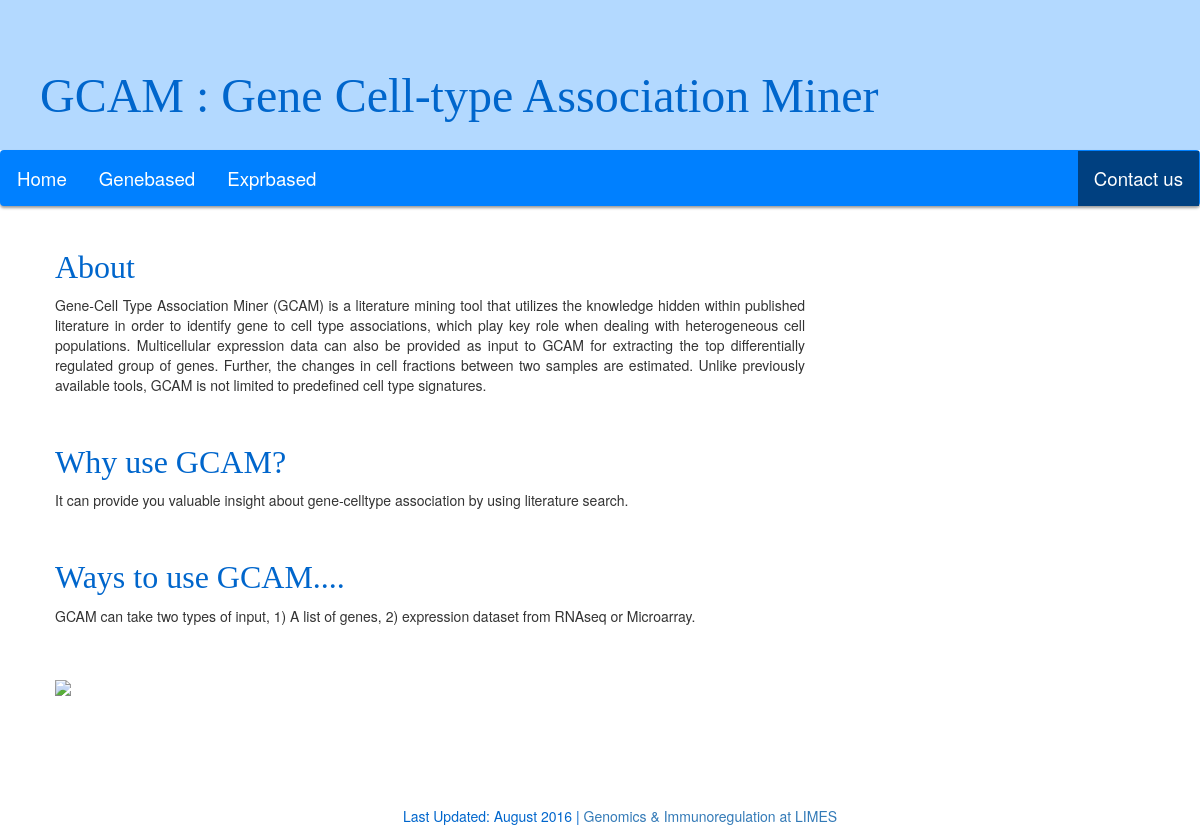
The page /gcam/ on the database as committed earlier.
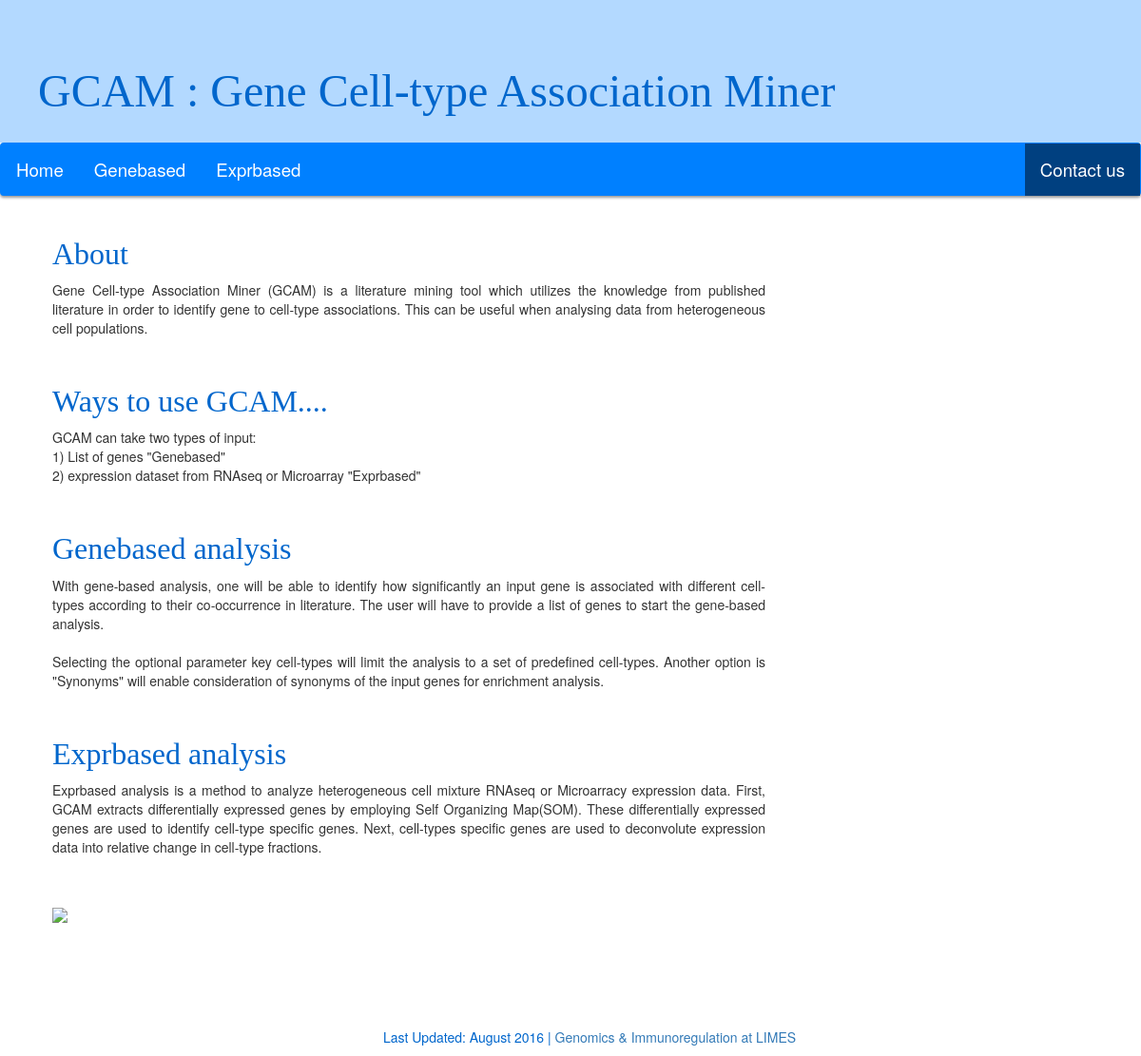
The same page on the database as committed later.
### blog/models.py (models this page shows, shortened)
class Post(models.Model):
    author = models.ForeignKey('auth.User')
    title = models.CharField(max_length=200)
    text = models.TextField()
    created_date = models.DateTimeField(default=timezone.now)
    published_date = models.DateTimeField(blank=True, null=True)

### blog/views.py (the view)
# urls.py: url(r'^gcam/$', views.posts, name='posts'),
def posts(request):
    posts = Post.objects.all()
    return render(request, 'blog/posts.html', {'posts': posts})

### blog/templates/blog/posts.html
<!DOCTYPE html>
{% extends 'blog/base.html' %}
{% block content %}
{% load static %}
    <div class="content container">
        <div class="row">
            <div class="col-md-8">
                {% for post in posts %}
                <div class="post">
                <h1>{{post.title}}</h1>
                <p align="justify">{{ post.text|linebreaksbr }}</p>
                </div>
                {%  endfor %}
                <img src="{% static 'gcam_overview.png' %}" width="100%"/>
            </div>
        </div>
    </div>
{% endblock %}

### blog/templates/blog/base.html (shortened to what this page needs)
{% load staticfiles %}
<html lang="en">
<head>
    <link rel="stylesheet" href="//maxcdn.bootstrapcdn.com/bootstrap/3.2.0/css/bootstrap.min.css">
    <link rel="stylesheet" href="//maxcdn.bootstrapcdn.com/bootstrap/3.2.0/css/bootstrap-theme.min.css">
    <link rel="stylesheet" href="https://cdn.datatables.net/1.10.12/css/jquery.dataTables.min.css">
    <link rel="stylesheet" href="{% static 'css/blog.css' %}">
</head>
<body>
    <header>
        <h1>GCAM : Gene Cell-type Association Miner</h1>
    </header>
    <div class="navbar">
         <ul>
          <li><a href="{% url 'blog.views.posts' %}">Home</a></li>
          <li><a href="{% url 'blog.views.genebased' %}">Genebased</a></li>
          <li><a href="{% url 'blog.views.exprbased' %}">Exprbased</a></li>
          <li style="float:right"><a class="active" href="{% url 'blog.views.contact' %}">Contact us</a></li>
         </ul>
    </div>
    <div class="main">
    {% block content %}
    {% endblock %}
    </div>
</body>
<div class="footer" align="center">
    <footer>
    <ul>
        <li><font color=#0066cc>Last Updated: August 2016</font></li>
        <li><font color=#0066cc>|</font></li>
        <li><a href="http://www.limes-institut-bonn.de/en/research/research-departments/unit-2/schultze-lab/schultze-lab-home/" target="_blank">Genomics & Immunoregulation at LIMES</a></li>
    </ul>
    </footer>
</div>
</html>

### blog/static/css/blog.css (style rules this page uses)
header { height: 150px; padding: 50px 20PX 20PX 40PX; background: #b3d9ff; }
.main { background: #ffffff; padding: 80px 0px 50px; }
.navbar, .main { position: relative; margin: 0; }
.navbar { background-color: #0080ff; height: 56px; z-index: 150; box-shadow: 0 2px 3px rgba(0,0,0,.4); margin-bottom: -56px; }
.navbar-scrolled, header { position: fixed; width: 100%; top: 0; }
.navbar ul { list-style-type: none; margin: 0; padding: 0; overflow: hidden; }
.navbar li { float: left; }
.navbar li a { display: block; color: white; font-size: 14pt; text-align: center; padding: 14px 16px; text-decoration: none; }
header h1, header h1 a, header h1 a:visited, header h1 a:active { color: #0066cc; font-size: 36pt; text-decoration: none; }
body { margin: 0; padding-top: 150px; }
.content { margin-left: 40px; }
h1 { font-family: 'Ubuntu'; color: #0066cc; font-size: 24pt; }
.post-form label, li { display: inline; }
.post { margin-bottom: 50px; }
.active { background-color: #004080; }
.footer { padding-top: 60px; }

Rows that differ between the two databases and show on the page:
removed Post: title "Why use GCAM?", text "It can provide you valuable insight about gene-celltype association by using literature search."
changed Post "About": text "Gene-Cell Type Association Miner (GCAM) is a literature mining tool that utilizes the knowledge hidden within published literature in order to identify gene to cell type associations, which play key role when dealing with heterogeneous cell populations. Multicellular expression data can also be provided as input to GCAM for extracting the top differentially regulated group of genes. Further, the changes in cell fractions between two samples are estimated. Unlike previously available tools, GCAM is not limited to predefined cell type signatures." → "Gene Cell-type Association Miner (GCAM) is a literature mining tool which utilizes the knowledge from published literature in order to identify gene to cell-type associations. This can be useful when analysing data from heterogeneous cell populations."
changed Post "Ways to use GCAM....": text "GCAM can take two types of input, 1) A list of genes, 2) expression dataset from RNAseq or Microarray." → "GCAM can take two types of input: 1) List of genes \"Genebased\" 2) expression dataset from RNAseq or Microarray \"Exprbased\""
added Post: title "Genebased analysis", text "With gene-based analysis, one will be able to identify how significantly an input gene is associated with different cell-types according to their co-occurrence in literature. The user will have to provide a list of genes to start the gene-based analysis. Selecting the optional parameter key cell-types will limit the analysis to a set of predefined cell-types. Another option is \"Synonyms\" will enable consideration of synonyms of the input genes for enrichment analysis."
added Post: title "Exprbased analysis", text "Exprbased analysis is a method to analyze heterogeneous cell mixture RNAseq or Microarracy expression data. First, GCAM extracts differentially expressed genes by employing Self Organizing Map(SOM). These differentially expressed genes are used to identify cell-type specific genes. Next, cell-types specific genes are used to deconvolute expression data into relative change in cell-type fractions."
